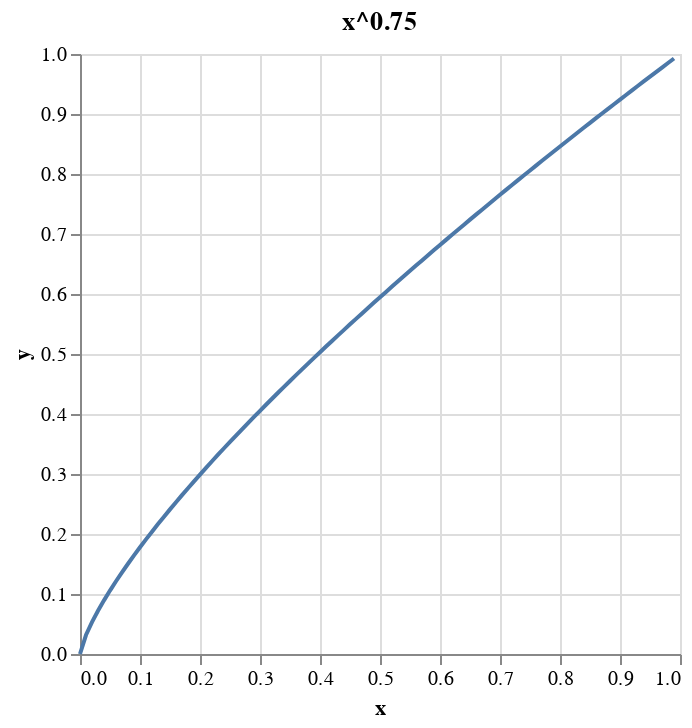

The notebook cell saved with this chart:
### Markdown cell above
Con esto en la mochila, veamos cómo crear datos de entrenamiento. La idea general es crear un conjunto de ejemplos donde cada ejemplo tiene:

- doc id
- ids de muestra - una colección del token objetivo y algunos tokens de ruido
- ids de contexto - tokens antes y después del token objetivo

Por ejemplo, si el tamaño de nuestro contexto fuera 2, el primer ejemplo del conjunto de datos anterior sería:

```
{"doc_id": 0,
 "sample_ids": [word2idx[x] for x in ["semana", "palabra-aleatoria-de-vocab", "palabra-aleatoria-de-vocab"...],
 "context_ids": [word2idx[x] for x in ["en", "el", "antes", "sus"]]}
 ```
 
 Las palabras aleatorias se eligen según una distribución de probabilidad:
 
 > una distribución de unigramas elevada a la 3/4ª potencia, como proponen T. Mikolov et al. en Distributed Representations of Words and Phrases and their Compositionality.

Esto tiene el efecto de aumentar ligeramente la probabilidad relativa de las palabras raras (mire el gráfico de `y=x^0,75` más abajo y vea cómo el extremo inferior se eleva por encima de `y=x`).

### Code cell
import altair as alt
import numpy as np

data = pd.DataFrame(zip(np.arange(0,1,0.01), np.power(np.arange(0,1,0.01), 0.75)), columns=["x", "y"])
alt.Chart(data, title="x^0.75").mark_line().encode(x="x", y="y")

### Figure 1 — Vega-Lite specification as saved in the notebook (floating-point values rounded to 4 significant figures)
{"config": {"view": {"continuousWidth": 300, "continuousHeight": 300}}, "data": {"name": "data-afc3dc0951a9e12875119a5af86e52b5"}, "mark": {"type": "line"}, "encoding": {"x": {"field": "x", "type": "quantitative"}, "y": {"field": "y", "type": "quantitative"}}, "title": "x^0.75", "$schema": "https://vega.github.io/schema/vega-lite/v5.16.3.json", "datasets": {"data-afc3dc0951a9e12875119a5af86e52b5": [{"x": 0.0, "y": 0.0}, {"x": 0.01, "y": 0.03162}, {"x": 0.02, "y": 0.05318}, {"x": 0.03, "y": 0.07208}, {"x": 0.04, "y": 0.08944}, {"x": 0.05, "y": 0.1057}, {"x": 0.06, "y": 0.1212}, {"x": 0.07, "y": 0.1361}, {"x": 0.08, "y": 0.1504}, {"x": 0.09, "y": 0.1643}, {"x": 0.1, "y": 0.1778}, {"x": 0.11, "y": 0.191}, {"x": 0.12, "y": 0.2039}, {"x": 0.13, "y": 0.2165}, {"x": 0.14, "y": 0.2289}, {"x": 0.15, "y": 0.241}, {"x": 0.16, "y": 0.253}, {"x": 0.17, "y": 0.2648}, {"x": 0.18, "y": 0.2763}, {"x": 0.19, "y": 0.2878}, {"x": 0.2, "y": 0.2991}, {"x": 0.21, "y": 0.3102}, {"x": 0.22, "y": 0.3212}, {"x": 0.23, "y": 0.3321}, {"x": 0.24, "y": 0.3429}, {"x": 0.25, "y": 0.3536}, {"x": 0.26, "y": 0.3641}, {"x": 0.27, "y": 0.3746}, {"x": 0.28, "y": 0.3849}, {"x": 0.29, "y": 0.3952}, {"x": 0.3, "y": 0.4054}, {"x": 0.31, "y": 0.4155}, {"x": 0.32, "y": 0.4255}, {"x": 0.33, "y": 0.4354}, {"x": 0.34, "y": 0.4453}, {"x": 0.35, "y": 0.455}, {"x": 0.36, "y": 0.4648}, {"x": 0.37, "y": 0.4744}, {"x": 0.38, "y": 0.484}, {"x": 0.39, "y": 0.4935}, {"x": 0.4, "y": 0.503}, {"x": 0.41, "y": 0.5124}, {"x": 0.42, "y": 0.5217}, {"x": 0.43, "y": 0.531}, {"x": 0.44, "y": 0.5402}, {"x": 0.45, "y": 0.5494}, {"x": 0.46, "y": 0.5586}, {"x": 0.47, "y": 0.5676}, {"x": 0.48, "y": 0.5767}, {"x": 0.49, "y": 0.5857}, {"x": 0.5, "y": 0.5946}, {"x": 0.51, "y": 0.6035}, {"x": 0.52, "y": 0.6124}, {"x": 0.53, "y": 0.6212}, {"x": 0.54, "y": 0.6299}, {"x": 0.55, "y": 0.6387}, {"x": 0.56, "y": 0.6474}, {"x": 0.57, "y": 0.656}, {"x": 0.58, "y": 0.6646}, {"x": 0.59, "y": 0.6732}, {"x": 0.6, "y": 0.6817}, {"x": 0.61, "y": 0.6902}, {"x": 0.62, "y": 0.6987}, {"x": 0.63, "y": 0.7071}, {"x": 0.64, "y": 0.7155}, {"x": 0.65, "y": 0.7239}, {"x": 0.66, "y": 0.7322}, {"x": 0.67, "y": 0.7406}, {"x": 0.68, "y": 0.7488}, {"x": 0.69, "y": 0.7571}, {"x": 0.7, "y": 0.7653}, {"x": 0.71, "y": 0.7735}, {"x": 0.72, "y": 0.7816}, {"x": 0.73, "y": 0.7898}, {"x": 0.74, "y": 0.7979}, {"x": 0.75, "y": 0.8059}, {"x": 0.76, "y": 0.814}, {"x": 0.77, "y": 0.822}, {"x": 0.78, "y": 0.83}, {"x": 0.79, "y": 0.838}, {"x": 0.8, "y": 0.8459}, {"x": 0.81, "y": 0.8538}, {"x": 0.82, "y": 0.8617}, {"x": 0.83, "y": 0.8696}, {"x": 0.84, "y": 0.8774}, {"x": 0.85, "y": 0.8852}, {"x": 0.86, "y": 0.893}, {"x": 0.87, "y": 0.9008}, {"x": 0.88, "y": 0.9086}, {"x": 0.89, "y": 0.9163}, {"x": 0.9, "y": 0.924}, {"x": 0.91, "y": 0.9317}, {"x": 0.92, "y": 0.9394}, {"x": 0.93, "y": 0.947}, {"x": 0.94, "y": 0.9547}, {"x": 0.95, "y": 0.9623}, {"x": 0.96, "y": 0.9698}, {"x": 0.97, "y": 0.9774}, {"x": 0.98, "y": 0.985}, {"x": 0.99, "y": 0.9925}]}}
